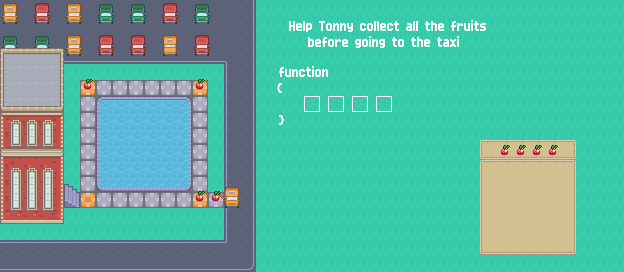

Below is a game level as drawn by its tile map, then a one-line description and the .tmx that defines it (tile-layer data replaced by summaries):
An orthogonal 39x17 tile map with 16x16 px tiles, 26 tile layers (info, background, text, path, ...), 2 hidden layers not drawn, 2 tilesets and 20 objects (grass1, grass2, grass3, grass4, grass5, ...).

<map version="1.2" tiledversion="2020.01.22" orientation="orthogonal" renderorder="right-down" compressionlevel="-1" width="39" height="17" tilewidth="16" tileheight="16" infinite="0" nextlayerid="42" nextobjectid="27">
 <editorsettings>
  <export target="5.lua" format="lua" />
 </editorsettings>
 <tileset firstgid="1" name="test" tilewidth="16" tileheight="16" tilecount="486" columns="27">
  <image source="../tileset/Tilemap/test.png" width="432" height="288" />
 </tileset>
 <tileset firstgid="487" name="functionsTextTiles" tilewidth="16" tileheight="16" tilecount="900" columns="30">
  <image source="../graphics/functionsTextTiles.png" width="480" height="480" />
 </tileset>
 <layer id="26" name="info" width="39" height="17">
  <properties>
   <property name="F0" type="int" value="4" />
   <property name="blueTile" type="bool" value="false" />
   <property name="door" type="bool" value="true" />
   <property name="face" value="right" />
   <property name="fruit" type="bool" value="true" />
   <property name="fruitsTotal" type="int" value="4" />
   <property name="grass" type="bool" value="true" />
   <property name="greyTile" type="bool" value="false" />
   <property name="numFunc" type="int" value="1" />
   <property name="totalSize" type="int" value="4" />
   <property name="yellowTile" type="bool" value="true" />
  </properties>
  <data>[663 cells, 0 non-empty, 0 distinct tile ids]</data>
 </layer>
 <layer id="1" name="background" width="39" height="17">
  <data>[663 cells, 663 non-empty, 3 distinct tile ids]</data>
 </layer>
 <layer id="21" name="text" width="39" height="17">
  <data>[663 cells, 64 non-empty, 61 distinct tile ids]</data>
 </layer>
 <layer id="41" name="text" width="39" height="17" visible="0" offsetx="8.47576" offsety="0.0191919">
  <data>[663 cells, 2 non-empty, 1 distinct tile ids]</data>
 </layer>
 <layer id="2" name="path" width="39" height="17">
  <data>[663 cells, 31 non-empty, 3 distinct tile ids]</data>
 </layer>
 <layer id="22" name="yellowTile1" width="39" height="17">
  <data>[663 cells, 1 non-empty, 1 distinct tile ids]</data>
 </layer>
 <layer id="33" name="buttonsSecondRow" width="39" height="17">
  <properties>
   <property name="blue" value="blueTile" />
   <property name="yellow" value="yellowTile" />
  </properties>
  <data>[663 cells, 0 non-empty, 0 distinct tile ids]</data>
 </layer>
 <layer id="34" name="buttonsThirdRow" width="39" height="17">
  <properties>
   <property name="paint" value="paint grey" />
  </properties>
  <data>[663 cells, 0 non-empty, 0 distinct tile ids]</data>
 </layer>
 <layer id="23" name="yellowTile2" width="39" height="17">
  <data>[663 cells, 1 non-empty, 1 distinct tile ids]</data>
 </layer>
 <layer id="24" name="yellowTile3" width="39" height="17">
  <data>[663 cells, 1 non-empty, 1 distinct tile ids]</data>
 </layer>
 <layer id="25" name="yellowTile4" width="39" height="17">
  <data>[663 cells, 1 non-empty, 1 distinct tile ids]</data>
 </layer>
 <layer id="8" name="water" width="39" height="17">
  <data>[663 cells, 36 non-empty, 8 distinct tile ids]</data>
 </layer>
 <layer id="9" name="street" width="39" height="17">
  <data>[663 cells, 62 non-empty, 6 distinct tile ids]</data>
 </layer>
 <layer id="14" name="parking" width="39" height="17">
  <data>[663 cells, 62 non-empty, 4 distinct tile ids]</data>
 </layer>
 <layer id="10" name="car" width="39" height="17">
  <data>[663 cells, 4 non-empty, 4 distinct tile ids]</data>
 </layer>
 <layer id="35" name="close_door" width="39" height="17" visible="0">
  <data>[663 cells, 3 non-empty, 3 distinct tile ids]</data>
 </layer>
 <layer id="15" name="cars2" width="39" height="17" offsetx="2.66667" offsety="-8.66667">
  <data>[663 cells, 28 non-empty, 8 distinct tile ids]</data>
 </layer>
 <layer id="13" name="house" width="39" height="17" offsetx="0" offsety="16">
  <data>[663 cells, 44 non-empty, 21 distinct tile ids]</data>
 </layer>
 <layer id="12" name="houseDetails" width="39" height="17" offsetx="-8" offsety="5">
  <data>[663 cells, 15 non-empty, 3 distinct tile ids]</data>
 </layer>
 <layer id="16" name="fruit1" width="39" height="17" offsetx="0.5" offsety="-4">
  <data>[663 cells, 1 non-empty, 1 distinct tile ids]</data>
 </layer>
 <layer id="17" name="fruit2" width="39" height="17" offsetx="0.5" offsety="-4">
  <data>[663 cells, 1 non-empty, 1 distinct tile ids]</data>
 </layer>
 <layer id="18" name="fruit3" width="39" height="17" offsetx="0.5" offsety="-4">
  <data>[663 cells, 1 non-empty, 1 distinct tile ids]</data>
 </layer>
 <layer id="20" name="fruit4" width="39" height="17" offsetx="0.5" offsety="-4">
  <data>[663 cells, 1 non-empty, 1 distinct tile ids]</data>
 </layer>
 <layer id="36" name="buttons" width="39" height="17">
  <data>[663 cells, 48 non-empty, 48 distinct tile ids]</data>
 </layer>
 <layer id="37" name="apple1" width="39" height="17" offsetx="1.81818" offsety="-2.54545">
  <data>[663 cells, 1 non-empty, 1 distinct tile ids]</data>
 </layer>
 <layer id="38" name="apple2" width="39" height="17" offsetx="1.81818" offsety="-2.54545">
  <data>[663 cells, 1 non-empty, 1 distinct tile ids]</data>
 </layer>
 <layer id="39" name="apple3" width="39" height="17" offsetx="1.81818" offsety="-2.54545">
  <data>[663 cells, 1 non-empty, 1 distinct tile ids]</data>
 </layer>
 <layer id="40" name="apple4" width="39" height="17" offsetx="1.81818" offsety="-2.54545">
  <data>[663 cells, 1 non-empty, 1 distinct tile ids]</data>
 </layer>
 <objectgroup id="27" name="grass" visible="0">
  <properties>
   <property name="numObjects" type="int" value="5" />
  </properties>
  <object id="1" name="grass1" x="-3.63636" y="0.727273" width="77.6667" height="271.333" />
  <object id="4" name="grass2" x="0" y="0" width="256" height="72.0909" />
  <object id="5" name="grass3" x="-0.753773" y="212.886" width="257.508" height="59.1136" />
  <object id="6" name="grass4" x="214.167" y="0" width="41.8333" height="184.917" />
  <object id="8" name="grass5" x="102.75" y="102.167" width="80.6667" height="81.0833" />
 </objectgroup>
 <objectgroup id="28" name="player" visible="0">
  <object id="7" name="player" x="80" y="192" width="16" height="16" />
 </objectgroup>
 <objectgroup id="29" name="yellowTile" visible="0">
  <properties>
   <property name="numObjects" type="int" value="4" />
  </properties>
  <object id="9" name="yellowTile1" x="84.4602" y="203.168" width="1.26705" height="1.01364" />
  <object id="11" name="yellowTile2" x="204.261" y="199.443" width="0.454545" height="0.272727" />
  <object id="13" name="yellowTile3" x="201.166" y="83.2885" width="0.363636" height="0.272727" />
  <object id="14" name="yellowTile4" x="83.2813" y="89.4375" width="0.5" height="0.375" />
 </objectgroup>
 <objectgroup id="30" name="fruit" visible="0">
  <properties>
   <property name="numObjects" type="int" value="4" />
  </properties>
  <object id="16" name="fruit1" x="204.326" y="198.618" width="0.377778" height="0.266667" />
  <object id="17" name="fruit2" x="199.52" y="83.2052" width="0.25" height="0.25" />
  <object id="18" name="fruit3" x="83.519" y="85.4212" width="0.26087" height="0.26087" />
  <object id="19" name="fruit4" x="215.688" y="198" width="0.875" height="0.625" />
 </objectgroup>
 <objectgroup id="31" name="end" visible="0">
  <object id="20" name="end" x="224" y="192" width="16" height="16" />
 </objectgroup>
 <objectgroup id="32" name="answer" visible="0">
  <properties>
   <property name="numObjects" type="int" value="4" />
  </properties>
  <object id="21" name="F0" x="336" y="64" width="16" height="16" />
  <object id="22" name="answer1" x="304" y="96" width="16" height="16" />
  <object id="23" name="answer2" x="328.406" y="95.8125" width="16" height="16" />
  <object id="24" name="answer3" x="351.957" y="96.0145" width="16" height="16" />
  <object id="25" name="answer4" x="376.515" y="95.9162" width="16" height="16" />
 </objectgroup>
</map>
